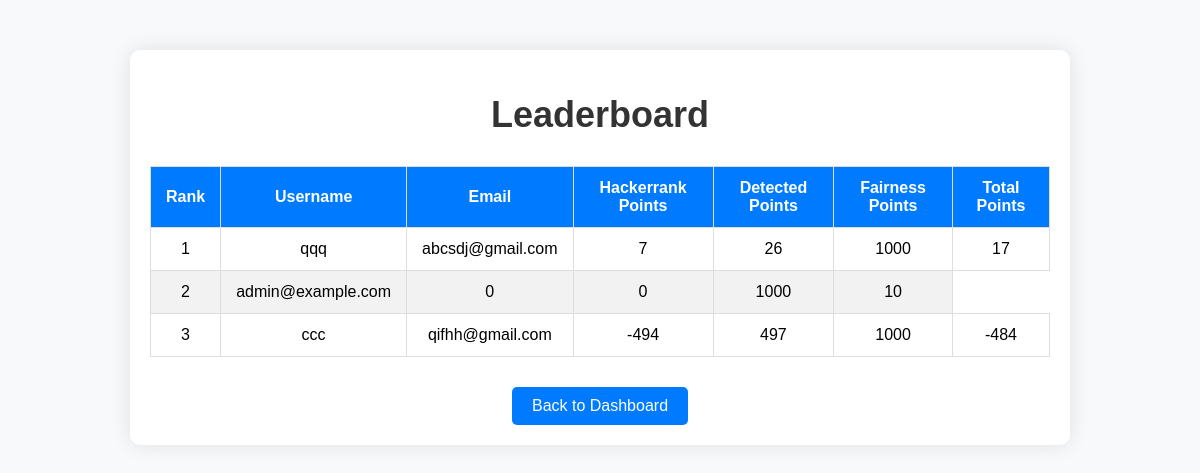
The app's page /leaderboard with its own data.
### models.py (models this page shows)
class User(db.Model):
    id = db.Column(db.Integer, primary_key=True)
    email = db.Column(db.String(150), unique=True, nullable=False)
    username = db.Column(db.String(100), unique=True, nullable=False)
    password = db.Column(db.String(200), nullable=False)
    team_members = db.Column(db.String(300))
    is_admin = db.Column(db.Boolean, default=False)
    fairness = db.Column(db.Integer, default=1000)
    fairness_points = db.Column(db.Integer, default=1000)
    last_updated_time = db.Column(db.DateTime, nullable=True)
    hacker_rank_points = db.Column(db.Integer, default=0)  # <-- Add this
    detected_points = db.Column(db.Integer, default=0)
    isOpen = db.Column(db.Integer, default=0)

### app.py (the view)
@app.route('/leaderboard')
def leaderboard():
    users = User.query.all()
    leaderboard_data = [
        {
            'username': user.username,
            'email': user.email,
            'hacker_rank_points': user.hacker_rank_points,
            'detected_points': user.detected_points,
            'fairness_points':user.fairness_points,
            'total_points': ((int(user.hacker_rank_points) if user.hacker_rank_points else 0 + int(user.detected_points) if user.detected_points else 0) + int(user.fairness_points/100) if user.fairness_points else 10)
        }
        for user in users
    ]
    leaderboard_data.sort(key=lambda x: x['total_points'], reverse=True)
    return render_template('leaderboard.html', leaderboard_data=leaderboard_data)

### templates/leaderboard.html (shortened to what this page needs)
<!DOCTYPE html>
<html lang="en">
<head>
    <link rel="stylesheet" href="{{ url_for('static', filename='css/leaderboard.css') }}">
</head>
<body>
    <div class="container">
        <h1 class="title">Leaderboard</h1>
        <table class="leaderboard-table">
            <thead>
                <tr>
                    <th>Rank</th>
                    <th>Username</th>
                    <th>Email</th>
                    <th>Hackerrank Points</th>
                    <th>Detected Points</th>
                    <th>Fairness Points</th>
                    <th>Total Points</th>
                </tr>
            </thead>
            <tbody>
                {% for user in leaderboard_data %}
                <tr>
                    <td>{{ loop.index }}</td>
                    {% if user.username != 'code_rewind_admin' %}
                    <td>{{ user.username }}</td>
                    {% endif %}
                    <td>{{ user.email }}</td>
                    <td>{{ user.hacker_rank_points if user.hacker_rank_points else 0  }}</td>
                    <td>{{ user.detected_points if user.detected_points else 0   }}</td>
                    <td>{{ user.fairness_points }}</td>
                    <td>{{ user.total_points or 0 }}</td>
                </tr>
                {% endfor %}
            </tbody>
        </table>
        <div class="back-button">
            <a href="{{ url_for('user_dashboard') }}" class="btn">Back to Dashboard</a>
        </div>
    </div>
</body>
</html>

### static/css/leaderboard.css (style rules this page uses)
body { font-family: Arial, sans-serif; background-color: #f8f9fa; margin: 0; padding: 0; }
.container { max-width: 900px; margin: 50px auto; padding: 20px; background-color: white; border-radius: 10px; box-shadow: 0 0 20px rgba(0,0,0,0.1); }
.title { text-align: center; margin-bottom: 30px; font-size: 36px; color: #333; }
.leaderboard-table { width: 100%; border-collapse: collapse; margin-bottom: 30px; }
.leaderboard-table th, .leaderboard-table td { border: 1px solid #ddd; padding: 12px 15px; text-align: center; }
.leaderboard-table th { background-color: #007BFF; color: white; }
.leaderboard-table tr:nth-child(even) { background-color: #f2f2f2; }
.back-button { text-align: center; }
.btn { display: inline-block; padding: 10px 20px; background-color: #007BFF; color: white; text-decoration: none; border-radius: 5px; }

### records on screen
User: username "qqq", email "abcsdj@gmail.com", hacker_rank_points "7", detected_points "26", fairness_points "1000", total_points "17"
User: email "admin@example.com", hacker_rank_points "0", detected_points "0", fairness_points "1000", total_points "10"
User: username "ccc", email "qifhh@gmail.com", hacker_rank_points "-494", detected_points "497", fairness_points "1000", total_points "-484"
